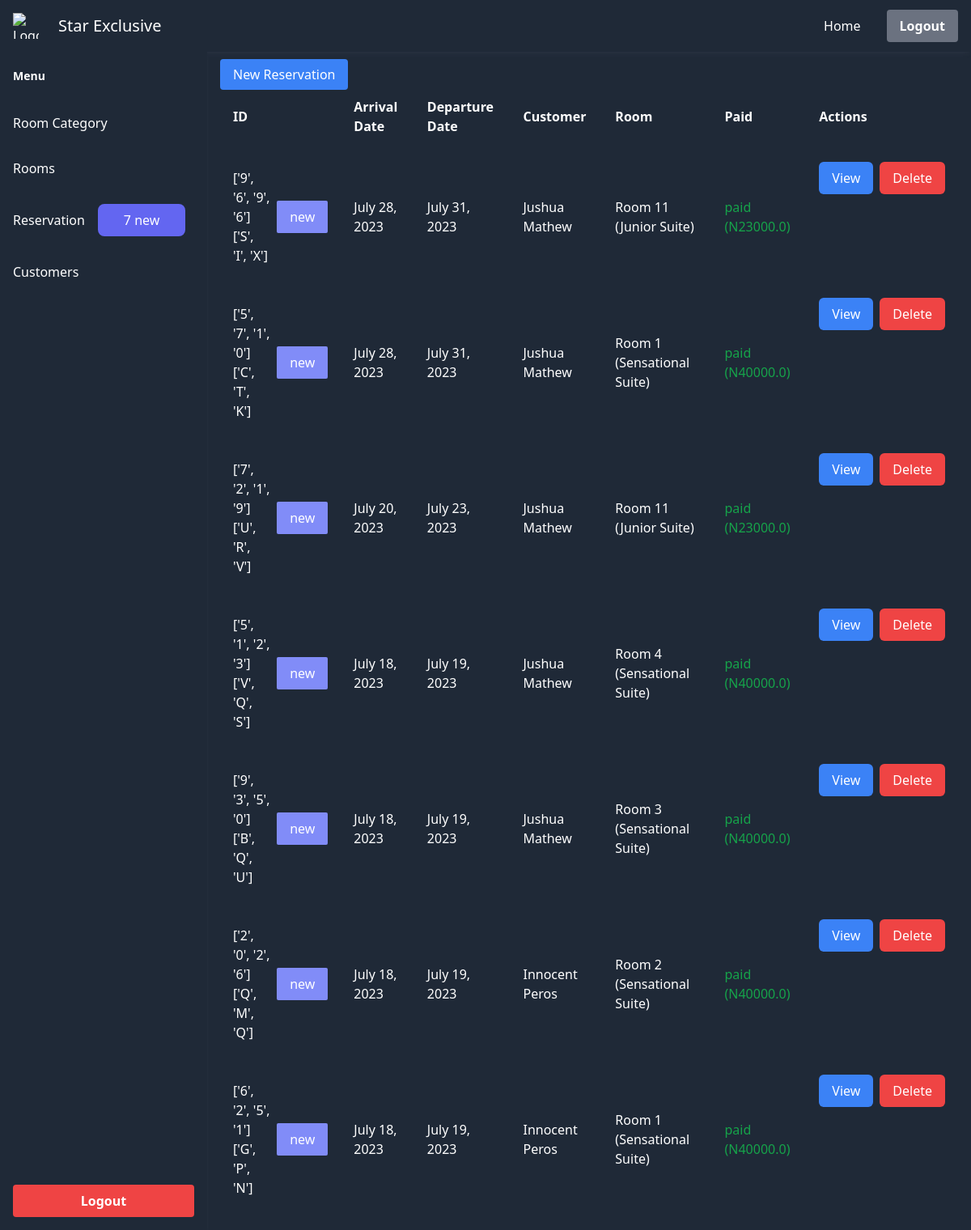
/reservations/ (signed in), run on an earlier commit of the app's database.
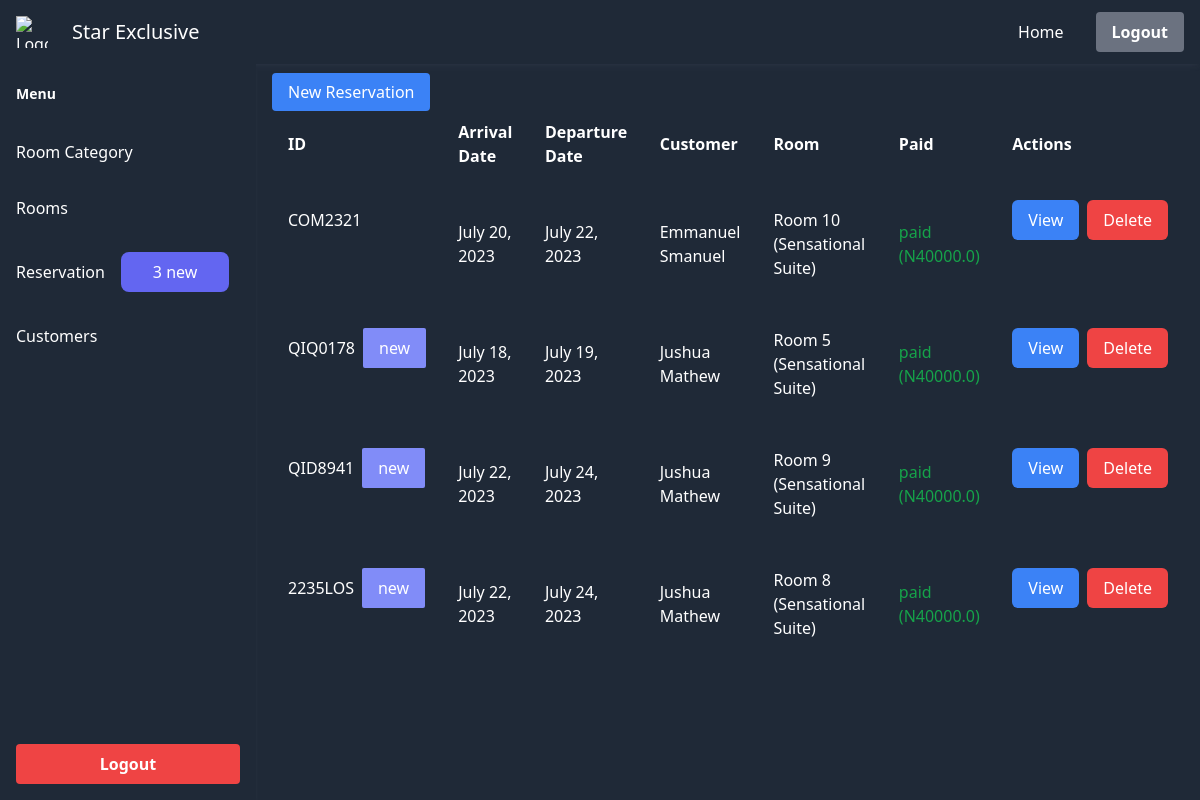
And on a later commit of the database.
### management/models.py (models this page shows, shortened)
class Reservation(models.Model):
    RESERVATION = "reseravtion"
    BOOKING = "booking"
    viewed = models.BooleanField(default=False)
    cancel_code = models.CharField(max_length=200, blank=True)
    room = models.ForeignKey(
        Room, related_name="reservations", on_delete=models.CASCADE
    )
    requirement = models.TextField(default="", blank=True)
    customer = models.ForeignKey(
        Customer, on_delete=models.SET_NULL, null=True, related_name="reservations"
    )
    code = models.CharField(unique=False, default = generate_reservation_code, max_length=50, blank=True,null = True)
    customer_raw = models.JSONField(null=True, blank=True, default=dict)
    reservation_type = models.CharField(
        max_length=25, choices=((RESERVATION, RESERVATION), (BOOKING, BOOKING))
    )
    arrival_date = models.DateTimeField()
    departure_date = models.DateTimeField()
    reservated_on = models.DateTimeField(auto_created=True, blank=True)
    stay = models.IntegerField(default=1)
    guest_count = models.IntegerField(
        default=1,
    )
    guests = models.JSONField(default=list, blank=True)
    customization_request = models.JSONField(default=dict, blank=True, null=True)
    paid = models.BooleanField(default=False)
    payment = models.OneToOneField(
        Payment,
        null=True,
        blank=True,
        on_delete=models.SET_NULL,
        related_name="reservation",
    )
    cancelled = models.BooleanField(default=False)
    cancelled_on = models.DateTimeField(blank=True, null=True)

class Customer(models.Model):
    first_name = models.CharField(max_length=25)
    last_name = models.CharField(max_length=25)
    id_type = models.CharField(max_length=255)
    id_number = models.CharField(max_length=25)
    email_address = models.CharField(max_length=255)
    phone_number = models.CharField(max_length=12)

class Room(models.Model):
    number = models.CharField(max_length=14, blank=True)
    category = models.ForeignKey(
        RoomCategory, related_name="rooms", on_delete=models.CASCADE
    )
    description = models.TextField(blank=True, null=True)
    unique = models.BooleanField(default=False)
    addon = models.JSONField(blank=True, default=dict)

class RoomCategory(models.Model):
    price = models.FloatField()
    title = models.CharField(max_length=255)
    description = models.TextField(blank=True)
    cover = models.FileField(blank=True, upload_to="rooms")
    def __str__(self) -> str:
        return self.title

### hsr_admin/views.py (the view)
# urls.py: path("reservations/", views.reservation_list, name="reservation_list"),
def reservation_list(request: HttpRequest):
    if not request.user.is_authenticated:
        return redirect(index)
    reservations = Reservation.objects.all().order_by("-id")
    return render(
        request, "hsr_admin/reservation_list.html", context_parse({"reservations": reservations})
    )

### hsr_admin/views.py (called while the page is built)
def new_reservations():
    return Reservation.objects.filter(viewed = False).count()

def context_parse(context):
    context["status__"] = new_reservations()
    context["status__category"] = RoomCategory.objects.all().count()
    context["status__room"] = Room.objects.all().count()
    return context

### hsr_admin/templates/hsr_admin/reservation_list.html (shortened to what this page needs)
{% extends 'hsr_admin/base.html' %}
{% block body %}
<div class="p-4">
  <a href="{% url 'hsr_admin:check_availability'%}"
    class="px-4 py-2 bg-blue-500 text-white rounded hover:bg-blue-700">New Reservation</a>
  <table class="min-w-full">
    <thead class="">
      <tr class="py-8">
        <th class="py-4 px-4  text-left">ID</th>
        <th class="py-4 px-4  text-left">Arrival Date</th>
        <th class="py-4 px-4  text-left">Departure Date</th>
        <th class="py-4 px-4  text-left">Customer</th>
        <th class="py-4 px-4  text-left">Room</th>
        <th class="py-4 px-4  text-left">Paid</th>
        <th class="py-4 px-4  text-left">Actions</th>
      </tr>
    </thead>
    <tbody>
      {% for reservation in reservations %}
      <tr>
        <td class="py-6 px-4 flex items-center space-x-2 text-left">
          <span>{{ reservation.code }}</span>
          {% if not reservation.viewed %}
          <div class="p-2 px-4 bg-indigo-400 rounded-sm">new </div>
          {% endif %}
        </td>
        <td class="py-6 px-4  text-left">{{ reservation.arrival_date.date }}</td>
        <td class="py-6 px-4  text-left">{{ reservation.departure_date.date }}</td>
        <td class="py-6 px-4  text-left">{{ reservation.customer.first_name }} {{ reservation.customer.last_name }}</td>
        <td class="py-6 px-4  text-left">{{ reservation.room.number }} ({{reservation.room.category}})</td>
        <td class="py-6 px-4  text-left">
          {% if reservation.paid %}
          <span class="text-green-600">paid (N{{reservation.room.category.price}})</span>
          {% else %}
          <span>not paid</span>
          {% endif %}
        </td>
        <td class="py-2 px-4 flex space-x-2 text-left">
          <a href="{% url 'hsr_admin:view_reservation' reservation.id %}"
            class="block p-4 py-2 rounded-md bg-blue-500 hover:bg-blue-700 ">View</a>
          <a href="{% url 'hsr_admin:delete_reservation' reservation.id %}"
            class="block p-4 py-2 rounded-md bg-red-500 hover:bg-red-700">Delete</a>
        </td>
      </tr>
      {% endfor %}
    </tbody>
  </table>
</div>
{% endblock body %}

### hsr_admin/templates/hsr_admin/base.html (shortened to what this page needs)
<!DOCTYPE html>
<html lang="en">
  <head>
    <script src="https://cdn.tailwindcss.com"></script>
    <body class= "overflow-x-hidden bg-gray-800 text-white w-screen h-screen grid grid-cols-[64px,1fr] lg:grid-cols-[16rem,1fr] grid-rows-[64px,1fr]" >
        <div class="col-start-1 col-end-3 shadow-md shadow-slate-400/5">
            <div class="h-full w-full items-center flex bg-gray-800 text-white p-4">
                <div class="flex-shrink-0">
                  <img src="logo.png" alt="Logo" class="h-8 w-8">
                </div>
                <span class="mx-6 text-xl">Star Exclusive</span>
                <div class="ml-auto mx-6">
                  <ul class="flex space-x-4">
                    <li>
                      <a href="#" class="hover:text-gray-300">Home</a>
                    </li>
                  </ul>
                </div>
                <div class="flex-shrink-0">
                  <button class="bg-gray-500 hover:bg-gray-600 text-white font-bold py-2 px-4 rounded ml-2">
                    Logout
                  </button>
                </div>
              </div>
        </div>
        <div class="flex flex-col bg-gray-800 overflow-x-hidden shadow-md shadow-white/5">
            <div class="p-4 my-1 bg-gray-800 text-white text-sm font-semibold">Menu</div>
            <ul class="flex-grow">
              <li>
                <a href="{% url 'hsr_admin:category_list' %}" class="block p-4 hover:bg-gray-900">Room Category</a>
              </li>
              <li>
                <a href="{% url 'hsr_admin:room_list' %}" class="block p-4 hover:bg-gray-900">Rooms</a>
              </li>
              <li>
                <a href="{% url 'hsr_admin:reservation_list' %}" class="flex space-x-4 items-center p-4 hover:bg-gray-900">
                  <span>Reservation</span>
                  <div class="py-2 px-8 bg-indigo-500 text-white rounded-lg"> {{status__}} new</div>
                </a>
              </li>
              <li>
                <a href="#" class="block p-4 hover:bg-gray-900">Customers</a>
              </li>
            </ul>
            <div class="mt-auto p-4">
              <button class="w-full bg-red-500 hover:bg-red-600 text-white font-semibold py-2 px-4 rounded">
                Logout
              </button>
            </div>
          </div>
        <div class="col-start-2 row-start-2 overflow-y-auto">
            {% block body %}
            {% endblock body %}
        </div>
    </body>
  </head>
  <body></body>
</html>

What changed in the data, as far as the page shows it:
removed Reservation: code "['9', '6', '9', '6']['S', 'I', 'X']", viewed "new", arrival_date "July 28, 2023", departure_date "July 31, 2023", customer.first_name "Jushua", customer.last_name "Mathew", room.number "Room 11", room.category "Junior Suite", room.category.price "23000.0"
removed Reservation: code "['5', '7', '1', '0']['C', 'T', 'K']", viewed "new", arrival_date "July 28, 2023", departure_date "July 31, 2023", customer.first_name "Jushua", customer.last_name "Mathew", room.number "Room 1", room.category "Sensational Suite", room.category.price "40000.0"
removed Reservation: code "['7', '2', '1', '9']['U', 'R', 'V']", viewed "new", arrival_date "July 20, 2023", departure_date "July 23, 2023", customer.first_name "Jushua", customer.last_name "Mathew", room.number "Room 11", room.category "Junior Suite", room.category.price "23000.0"
removed Reservation: code "['5', '1', '2', '3']['V', 'Q', 'S']", viewed "new", arrival_date "July 18, 2023", departure_date "July 19, 2023", customer.first_name "Jushua", customer.last_name "Mathew", room.number "Room 4", room.category "Sensational Suite", room.category.price "40000.0"
removed Reservation: code "['9', '3', '5', '0']['B', 'Q', 'U']", viewed "new", arrival_date "July 18, 2023", departure_date "July 19, 2023", customer.first_name "Jushua", customer.last_name "Mathew", room.number "Room 3", room.category "Sensational Suite", room.category.price "40000.0"
removed Reservation: code "['2', '0', '2', '6']['Q', 'M', 'Q']", viewed "new", arrival_date "July 18, 2023", departure_date "July 19, 2023", customer.first_name "Innocent", customer.last_name "Peros", room.number "Room 2", room.category "Sensational Suite", room.category.price "40000.0"
removed Reservation: code "['6', '2', '5', '1']['G', 'P', 'N']", viewed "new", arrival_date "July 18, 2023", departure_date "July 19, 2023", customer.first_name "Innocent", customer.last_name "Peros", room.number "Room 1", room.category "Sensational Suite", room.category.price "40000.0"
added Reservation: code "COM2321", arrival_date "July 20, 2023", departure_date "July 22, 2023", customer.first_name "Emmanuel", customer.last_name "Smanuel", room.number "Room 10", room.category "Sensational Suite", room.category.price "40000.0"
added Reservation: code "QIQ0178", viewed "new", arrival_date "July 18, 2023", departure_date "July 19, 2023", customer.first_name "Jushua", customer.last_name "Mathew", room.number "Room 5", room.category "Sensational Suite", room.category.price "40000.0"
added Reservation: code "QID8941", viewed "new", arrival_date "July 22, 2023", departure_date "July 24, 2023", customer.first_name "Jushua", customer.last_name "Mathew", room.number "Room 9", room.category "Sensational Suite", room.category.price "40000.0"
added Reservation: code "2235LOS", viewed "new", arrival_date "July 22, 2023", departure_date "July 24, 2023", customer.first_name "Jushua", customer.last_name "Mathew", room.number "Room 8", room.category "Sensational Suite", room.category.price "40000.0"
Also different on the page:
{{ status__ }}: "7" → "3"
